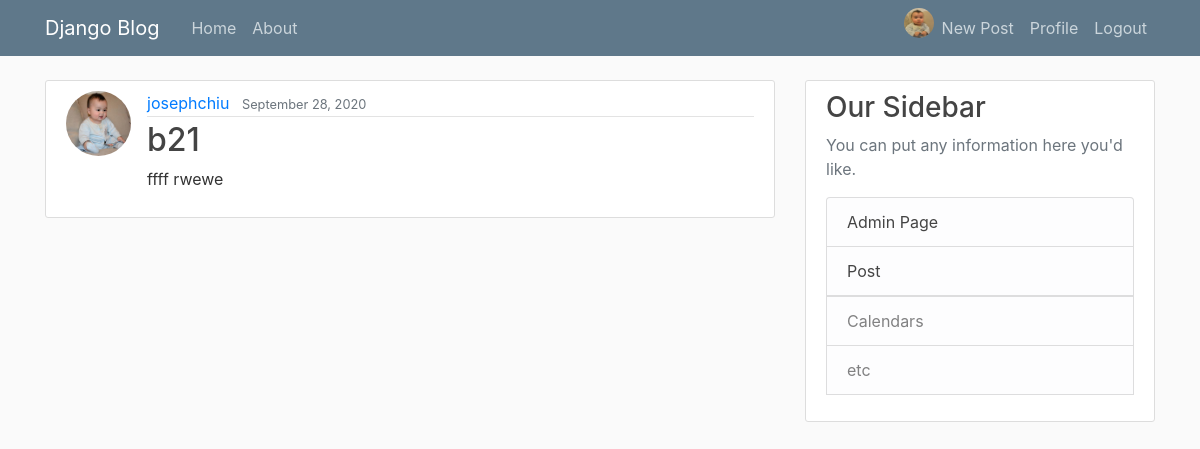
The app's page /post/35/ (signed in) with its own data.
### users/models.py (models this page shows, shortened)
class Profile(models.Model):
     user = models.OneToOneField(User, on_delete=models.CASCADE)
     image = models.ImageField(default='default.jpg', upload_to='profile_pics')

### blog/models.py (models this page shows, shortened)
class Post(models.Model):
    title = models.CharField(max_length=100)
    content = models.TextField()
    date_posted = models.DateTimeField(default=timezone.now)
    author = models.ForeignKey(User, on_delete=models.CASCADE)

### blog/views.py (the view)
# urls.py: path('post/<int:pk>/', PostDetailView.as_view(), name='post-detail'),
class PostDetailView(DetailView):
    model = Post

### blog/templates/blog/post_detail.html (shortened to what this page needs)
{% extends "blog/base.html" %}
{% block content %}
  <article class="media content-section">
    <img class="rounded-circle article-img" src="{{ object.author.profile.image.url }}">
    <div class="media-body">
      <div class="article-metadata">
        <a class="mr-2" href="#">{{ object.author }}</a>
        <small class="text-muted">{{ object.date_posted|date:"F d, Y" }}</small>
      </div>
      <h2 class="article-title">{{ object.title }}</h2>
      <p class="article-content">{{ object.content }}</p>
    </div>
  </article>
{% endblock content %}

### blog/templates/blog/base.html (shortened to what this page needs)
{% load static %}
<!DOCTYPE html>
<html>
<head>
    <link rel="stylesheet" type="text/css" href="{% static 'blog/css/bootstrap.min.css' %}">
    <link rel="stylesheet" type="text/css" href="{% static 'blog/main.css' %}">
</head>
<body>
    <header class="site-header">
      <nav class="navbar navbar-expand-md navbar-dark bg-steel fixed-top">
        <div class="container">
          <a class="navbar-brand mr-4" href="{% url 'blog-home' %}">Django Blog</a>
          <div class="collapse navbar-collapse" id="navbarToggle">
            <div class="navbar-nav mr-auto">
              <a class="nav-item nav-link" href="{% url 'blog-home' %}">Home</a>
                <a class="nav-item nav-link" href="{% url 'blog-about' %}">About</a>
            </div>
            <div class="navbar-nav">
              {% if user.is_authenticated %}
                <img width="30" height="30" class="rounded-circle special-img"  src="{{ user.profile.image.url }}">
                <a class="nav-item nav-link" href="{% url 'post-create' %}">New Post</a>
                <a class="nav-item nav-link" href="{% url 'profile' %}">Profile</a>
                    <a class="nav-item nav-link" href="{% url 'logout' %}">Logout</a>
              {% else %}
                  <a class="nav-item nav-link" href="{% url 'login' %}">Login</a>
                  <a class="nav-item nav-link" href="{% url 'register' %}">Register</a>
              {% endif %}
            </div>
          </div>
        </div>
      </nav>
    </header>
    <main role="main" class="container">
      <div class="row">
        <div class="col-md-8">
          {% block content %}{% endblock %}
        </div>
        <div class="col-md-4">
          <div class="content-section">
            <h3>Our Sidebar</h3>
            <p class='text-muted'>You can put any information here you'd like.
              <ul class="list-group">
              <li class="list-group-item list-group-item-light"><a class="article-title" href="/admin">Admin Page</a></li>
                <li class="list-group-item list-group-item-light"><a class="article-title" href="#">Post</li>
                <li class="list-group-item list-group-item-light">Calendars</li>
                <li class="list-group-item list-group-item-light">etc</li>
              </ul>
            </p>
          </div>
        </div>
      </div>
    </main>
</body>
</html>

### blog/static/blog/main.css (style rules this page uses)
body { background: #fafafa; color: #333333; margin-top: 5rem; }
h1, h2, h3, h4, h5, h6 { color: #444444; }
ul { margin: 0; }
.bg-steel { background-color: #5f788a; }
.site-header .navbar-nav .nav-link { color: #cbd5db; }
.content-section { background: #ffffff; padding: 10px 20px; border: 1px solid #dddddd; border-radius: 3px; margin-bottom: 20px; }
.article-title { color: #444444; }
.article-content { white-space: pre-line; }
.article-img { height: 65px; width: 65px; margin-right: 16px; }
.article-metadata { padding-bottom: 1px; margin-bottom: 4px; border-bottom: 1px solid #e3e3e3 }

### records on screen
Post: author.profile.image (picture), author "josephchiu", date_posted "September 28, 2020", title "b21", content "ffff rwewe"
